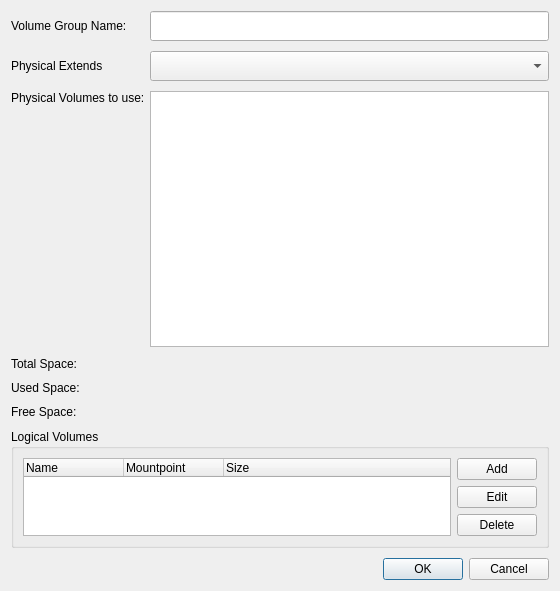
<?xml version="1.0" encoding="UTF-8"?>
<ui version="4.0">
 <class>VolumeGroupWidget</class>
 <widget class="QWidget" name="VolumeGroupWidget">
  <property name="geometry">
   <rect>
    <x>0</x>
    <y>0</y>
    <width>560</width>
    <height>591</height>
   </rect>
  </property>
  <property name="windowTitle">
   <string/>
  </property>
  <layout class="QGridLayout" name="gridLayout">
   <property name="horizontalSpacing">
    <number>5</number>
   </property>
   <property name="verticalSpacing">
    <number>10</number>
   </property>
   <item row="0" column="0">
    <widget class="QLabel" name="label">
     <property name="text">
      <string>Volume Group Name:</string>
     </property>
    </widget>
   </item>
   <item row="0" column="1" colspan="2">
    <widget class="QLineEdit" name="name">
     <property name="minimumSize">
      <size>
       <width>0</width>
       <height>30</height>
      </size>
     </property>
    </widget>
   </item>
   <item row="1" column="0">
    <widget class="QLabel" name="label_2">
     <property name="text">
      <string>Physical Extends</string>
     </property>
    </widget>
   </item>
   <item row="1" column="1" colspan="2">
    <widget class="QComboBox" name="physicalExtends">
     <property name="minimumSize">
      <size>
       <width>0</width>
       <height>30</height>
      </size>
     </property>
    </widget>
   </item>
   <item row="2" column="0">
    <widget class="QLabel" name="label_3">
     <property name="text">
      <string>Physical Volumes to use:</string>
     </property>
    </widget>
   </item>
   <item row="2" column="1" rowspan="2" colspan="2">
    <widget class="QListWidget" name="physicals"/>
   </item>
   <item row="3" column="0">
    <spacer name="verticalSpacer">
     <property name="orientation">
      <enum>Qt::Vertical</enum>
     </property>
     <property name="sizeHint" stdset="0">
      <size>
       <width>78</width>
       <height>98</height>
      </size>
     </property>
    </spacer>
   </item>
   <item row="4" column="0">
    <widget class="QLabel" name="label_6">
     <property name="text">
      <string>Total Space:</string>
     </property>
    </widget>
   </item>
   <item row="6" column="0">
    <widget class="QLabel" name="label_5">
     <property name="text">
      <string>Free Space:</string>
     </property>
    </widget>
   </item>
   <item row="8" column="0" colspan="3">
    <widget class="QGroupBox" name="groupBox">
     <property name="title">
      <string>Logical Volumes</string>
     </property>
     <layout class="QGridLayout" name="gridLayout_2">
      <item row="0" column="0" rowspan="3">
       <widget class="QTreeWidget" name="logicalVolumesTree">
        <property name="allColumnsShowFocus">
         <bool>false</bool>
        </property>
        <column>
         <property name="text">
          <string notr="true">Name</string>
         </property>
        </column>
        <column>
         <property name="text">
          <string>Mountpoint</string>
         </property>
        </column>
        <column>
         <property name="text">
          <string>Size</string>
         </property>
        </column>
       </widget>
      </item>
      <item row="0" column="1">
       <widget class="QPushButton" name="addButton">
        <property name="text">
         <string>Add</string>
        </property>
        <property name="icon">
         <iconset resource="../../../../yali-theme-pardus/data.qrc">
          <normaloff>:/gui/pics/list-add.png</normaloff>:/gui/pics/list-add.png</iconset>
        </property>
       </widget>
      </item>
      <item row="1" column="1">
       <widget class="QPushButton" name="editButton">
        <property name="text">
         <string>Edit</string>
        </property>
        <property name="icon">
         <iconset resource="../../../../yali-theme-pardus/data.qrc">
          <normaloff>:/gui/pics/document-edit.png</normaloff>:/gui/pics/document-edit.png</iconset>
        </property>
       </widget>
      </item>
      <item row="2" column="1">
       <widget class="QPushButton" name="deleteButton">
        <property name="text">
         <string>Delete</string>
        </property>
        <property name="icon">
         <iconset resource="../../../../yali-theme-pardus/data.qrc">
          <normaloff>:/gui/pics/draw-eraser.png</normaloff>:/gui/pics/draw-eraser.png</iconset>
        </property>
       </widget>
      </item>
     </layout>
    </widget>
   </item>
   <item row="9" column="2">
    <widget class="QDialogButtonBox" name="buttonBox">
     <property name="standardButtons">
      <set>QDialogButtonBox::Cancel|QDialogButtonBox::Ok</set>
     </property>
    </widget>
   </item>
   <item row="4" column="1" colspan="2">
    <widget class="QLabel" name="totalSpace">
     <property name="text">
      <string/>
     </property>
    </widget>
   </item>
   <item row="6" column="1" colspan="2">
    <widget class="QLabel" name="freeSpace">
     <property name="text">
      <string/>
     </property>
    </widget>
   </item>
   <item row="5" column="0">
    <widget class="QLabel" name="label_4">
     <property name="text">
      <string>Used Space:</string>
     </property>
    </widget>
   </item>
   <item row="5" column="1">
    <widget class="QLabel" name="usedSpace">
     <property name="text">
      <string/>
     </property>
    </widget>
   </item>
  </layout>
 </widget>
 <resources>
  <include location="../../../../yali-theme-pardus/data.qrc"/>
 </resources>
 <connections/>
</ui>
